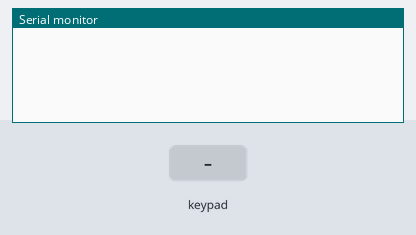
Recording of a sketch running on a simulated Arduino Uno, built with avr-gcc and run on an emulated ATmega328P. On the bench: the last lines printed to the serial monitor. The inputs (shaded band) are chosen by the test bench.

Above: at 1.2 s.
1.3 s: key '1' pressed
At 2.4 s:
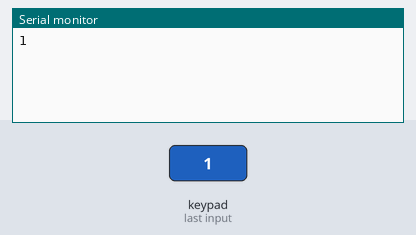
2.8 s: keypad keys 1 2 3 4 # pressed 0.4 s apart
At 5.9 s:
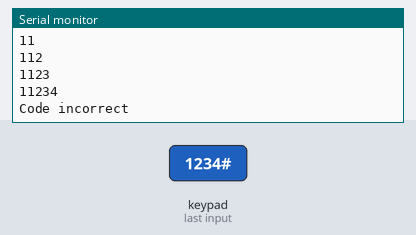
6.3 s: key 'A' pressed
At 7.4 s:
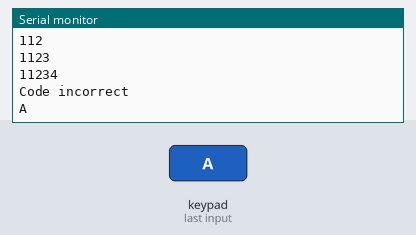
7.8 s: keypad keys 1 2 3 4 * pressed 0.4 s apart
At 10.6 s:
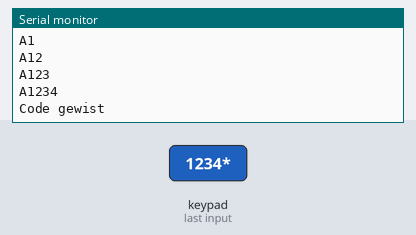
11.3 s: key 'B' pressed
At 12.2 s:
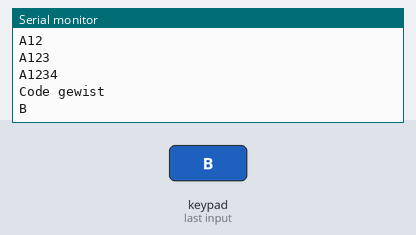
12.8 s: keypad keys 1 2 3 4 A pressed 0.4 s apart
At 15.7 s:
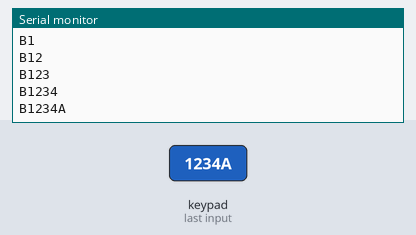

Measured:
- after the input at 1.3 s, the serial monitor: prints a new line at once (image 1)
- after the input at 2.8 s, the serial monitor: prints a new line at once (image 2)
- after the input at 6.3 s, the serial monitor: prints a new line at once (image 3)
- after the input at 7.8 s, the serial monitor: prints a new line at once (image 4)
- after the input at 11.3 s, the serial monitor: prints a new line at once (image 5)
- after the input at 12.8 s, the serial monitor: prints a new line at once (image 6)

The sketch:

KeypadTest.ino
```cpp
/*
Keypad Test
Dit programma test hoe de keypad werkt door een code te vragen.
Emil D'Hauwe
*/

// Bibliotheken
#include <Keypad.h>

// Constanten
const String GOEDECODE = "1234";

// Variablen
String ingegevenCode = "";

// Keypad
const byte ROWS = 4;
const byte COLS = 4;
char hexaKeys[ROWS][COLS] = {
    {'1', '2', '3', 'A'},
    {'4', '5', '6', 'B'},
    {'7', '8', '9', 'C'},
    {'*', '0', '#', 'D'}};

byte rowPins[ROWS] = {9, 8, 7, 6};
byte colPins[COLS] = {5, 4, 3, 2};

Keypad keypad1 = Keypad(makeKeymap(hexaKeys), rowPins, colPins, ROWS, COLS);

void setup()
{
    Serial.begin(9600);
}

void loop()
{
    bool code = codeIngeven();
}

// codeIngeven is een bool, omdat dit later handig is. In dit programma heeft het geen nut.
bool codeIngeven()
{
    ingegevenCode = "";

    while (true)
    {
        char toets = keypad1.getKey();
        while (toets == 0)
        {
            toets = keypad1.getKey();
        }
        if (toets == '#')
        {
            if (ingegevenCode == GOEDECODE)
            {
                Serial.println("Code correct");
                return true;
            }
            else
            {
                Serial.println("Code incorrect");
                return false;
            }
        }

        else if (toets == '*')
        {
            ingegevenCode = "";
            Serial.println("Code gewist");
        }
        else
        {
            ingegevenCode += toets;
            Serial.println(ingegevenCode);
        }
    }
}
```
